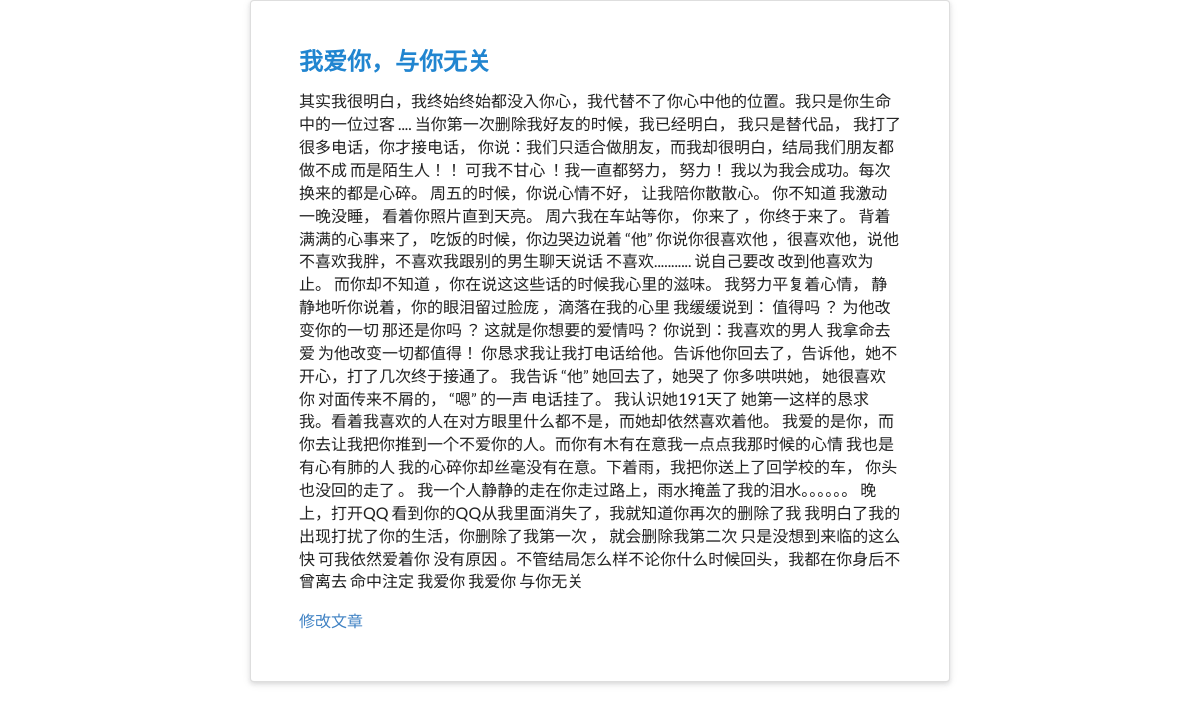
The page /blog/article/6 on the database its author committed.
### blog/models.py (models this page shows, shortened)
class Article(models.Model):
    title = models.CharField(max_length=32, default='Title')
    content = models.TextField(null=True)
    pub_time = models.DateTimeField(null=True)

### blog/views.py (the view)
# urls.py: path('article/<int:article_id>', views.article_page, name='article_page'),
def article_page(request, article_id):
    article = models.Article.objects.get(pk=article_id)
    return render(request, 'blog/article_page.html', {'article': article})

### blog/templates/blog/article_page.html (shortened to what this page needs)
<!DOCTYPE html>
{% load staticfiles %}
<html lang="en">
<head>
    <link rel="stylesheet" href="{% static 'css/semantic.css' %}" media="screen" title="no title" charset="utf-8">
</head>
<body>
    <div class="ui raised very padded text container segment">
        <h2 class="ui header blue">{{ article.title }}</h2>
        <p>{{ article.content }}</p>
        <a href="{% url 'blog:edit_page' article.id %} ">修改文章</a>
    </div>
</body>
</html>

### rows shown on the page
Article: title "我爱你，与你无关", content "其实我很明白，我终始终始都没入你心，我代替不了你心中他的位置。我只是你生命中的一位过客 .... 当你第一次删除我好友的时候，我已经明白， 我只是替代品， 我打了很多电话，你才接电话， 你说：我们只适合做朋友，而我却很明白，结局我们朋友都做不成 而是陌生人！！ 可我不甘心 ！我一直都努力， 努力！ 我以为我会成功。每次换来的都是心碎。 周五的时候，你说心情不好， 让我陪你散散心。 你不知道 我激动一晚没睡， 看着你照片直到天亮。 周六我在车站等你， 你来了 ，你终于来了。 背着满满的心事来了， 吃饭的时候，你边哭边说着 “他” 你说你很喜欢他 ，很喜欢他，说他不喜欢我胖，不喜欢我跟别的男生聊天说话 不喜欢........... 说自己要改 改到他喜欢为止。 而你却不知道 ，你在说这这些话的时候我心里的滋味。 我努力平复着心情， 静静地听你说着，你的眼泪留过脸庞 ，滴落在我的心里 我缓缓说到： 值得吗 ？ 为他改变你的一切 那还是你吗 ？ 这就是你想要的爱情吗？ 你说到：我喜欢的男人 我拿命去爱 为他改变一切都值得！ 你恳求我让我打电话给他。告诉他你回去了，告诉他，她不开心，打了几次终于接通了。 我告诉 “他” 她回去了，她哭了 你多哄哄她， 她很喜欢你 对面传来不屑的， “嗯” 的一声 电话挂了。 我认识她191天了 她第一这样的恳求我。看着我喜欢的人在对方眼里什么都不是，而她却依然喜欢着他。 我爱的是你，而你去让我把你推到一个不爱你的人。而你有木有在意我一点点我那时候的心情 我也是有心有肺的人 我的心碎你却丝毫没有在意。下着雨，我把你送上了回学校的车， 你头也没回的走了 。…"
